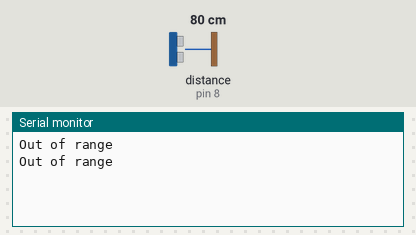
The sketch below on a simulated Arduino Uno, built with avr-gcc and run on an emulated ATmega328P. On the bench: the last lines printed to the serial monitor. Wiring (inferred from the names in the program): ultrasonic range finder: trigger pin 7; echo pin 8. Inputs (shaded band) come from the test bench; at power-on: distance to the obstacle (sensor on pin 8) 80 cm. The echo pulse lasts 58.3 µs per cm.

Above: at 2.8 s.
2.9 s: distance to the obstacle (sensor on pin 8) set to 2 cm
At 4.6 s:
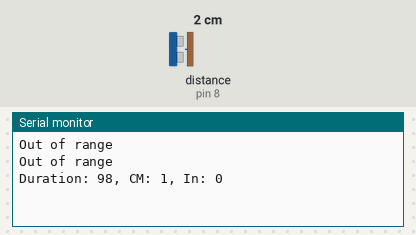
7.5 s: distance to the obstacle (sensor on pin 8) set to 4 cm
At 8.9 s:
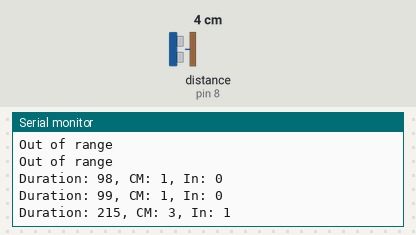
Timing chart, 0 to 10.5 s (numbered marks = the images above; inputs shaded):
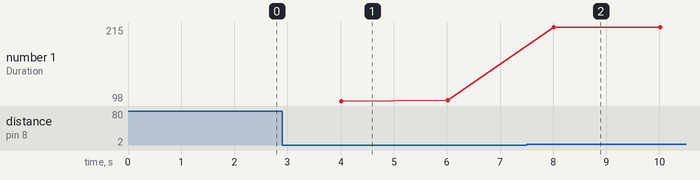

Measured:
- after the input at 2.9 s, the serial monitor: prints a new line after 1.1 s (image 1)
- after the input at 7.5 s, the serial monitor: prints a new line after 0.51 s (image 2)
- plotted number 1: 99 → 215 after the input at 7.5 s

The sketch:

ultrasonic.ino
```cpp
#define SENT 7
#define REV 8
void setup() {
  // put your setup code here, to run once:
  pinMode(SENT,OUTPUT);
  pinMode(REV,INPUT);
  Serial.begin(9600);
}
long getData() {
  long duration, distanceCm, distanceIn;
  digitalWrite(SENT,LOW);
  delayMicroseconds(2);
  digitalWrite(SENT,HIGH);
  delayMicroseconds(10);
  digitalWrite(SENT,LOW);
  duration = pulseIn(REV,HIGH);
  distanceCm = duration / 29.1 / 2;
  distanceIn = duration / 74 / 2 ;
  if (distanceCm <=0) {
    Serial.println("Can't detect.");
  } else if (duration >=1324) {
    Serial.println("Out of range");
  } else {
    Serial.println("Duration: "+String(duration)+", CM: "+String(distanceCm)+", In: "+String(distanceIn));
  }
}
void loop() {
  // put your main code here, to run repeatedly:
  getData();
  delay(2000);
}
```
